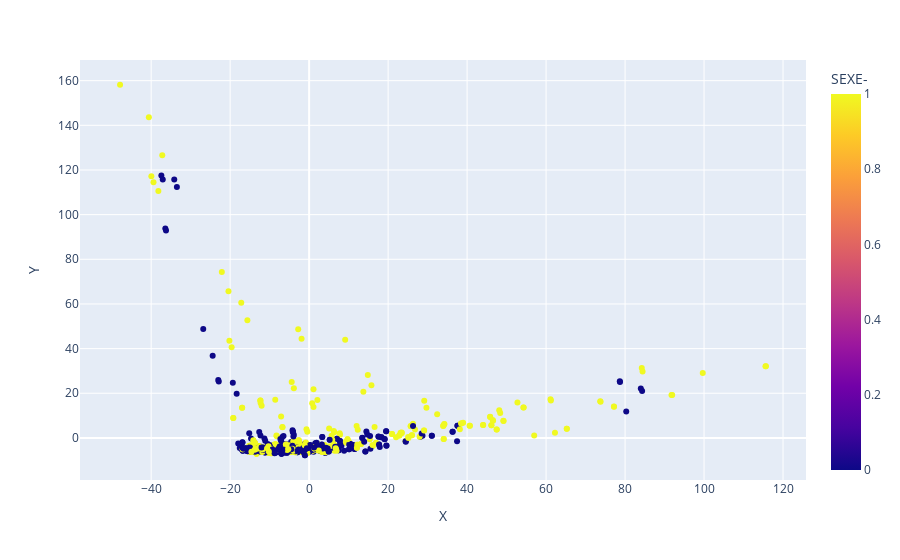

Notebook source saved alongside this figure:
### Code cell
# Affichage de l'ACP

import plotly.express as px
data_pca['SEXE-']=data['SEXE-']
fig=px.scatter(data_pca, x="X", y="Y",color='SEXE-')
fig

### Figure 1 — Plotly figure (JSON) as saved in the notebook; plotly's stock layout.template omitted (floating-point values rounded to 4 significant figures; data arrays with more than 128 entries replaced by an {"elided": "..."} marker saying what was removed)
{"data": [{"hovertemplate": "X=%{x}<br>Y=%{y}<br>SEXE-=%{marker.color}<extra></extra>", "legendgroup": "", "marker": {"color": {"elided": "854 int values"}, "coloraxis": "coloraxis", "symbol": "circle"}, "mode": "markers", "name": "", "orientation": "v", "showlegend": false, "type": "scatter", "x": {"elided": "854 float values"}, "xaxis": "x", "y": {"elided": "854 float values"}, "yaxis": "y"}], "layout": {"coloraxis": {"colorbar": {"title": {"text": "SEXE-"}}, "colorscale": [[0, "#0d0887"], [0.1111, "#46039f"], [0.2222, "#7201a8"], [0.3333, "#9c179e"], [0.4444, "#bd3786"], [0.5556, "#d8576b"], [0.6667, "#ed7953"], [0.7778, "#fb9f3a"], [0.8889, "#fdca26"], [1, "#f0f921"]]}, "legend": {"tracegroupgap": 0}, "margin": {"t": 60}, "xaxis": {"anchor": "y", "domain": [0, 1], "title": {"text": "X"}}, "yaxis": {"anchor": "x", "domain": [0, 1], "title": {"text": "Y"}}}}
